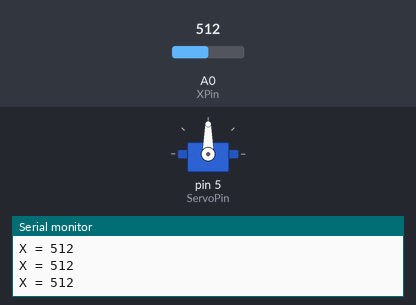
This sketch was run on a simulated Arduino Uno, built with avr-gcc and run on an emulated ATmega328P. Shown: servo, the last lines printed to the serial monitor. The inputs (shaded band) are chosen by the test bench; at power-on: A0 (XPin) = 512.

Above: at 1.2 s.
1.3 s: A0 (XPin) set to 989
At 2.4 s:
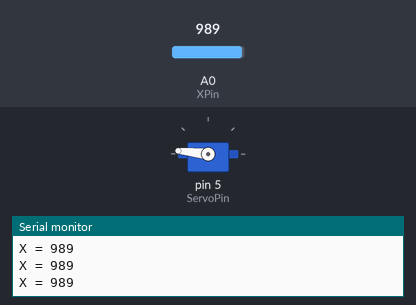
2.8 s: A0 (XPin) set to 1015
At 3.4 s:
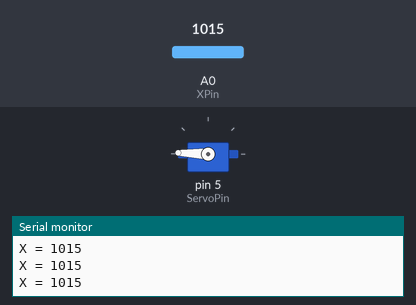
4.3 s: A0 (XPin) set to 11
At 5.5 s:
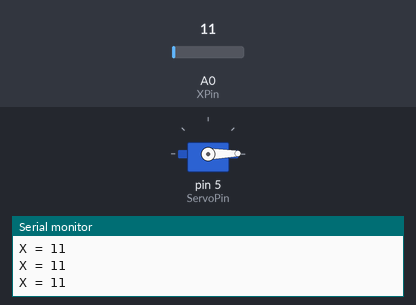
5.8 s: A0 (XPin) set to 8
7.3 s: A0 (XPin) set to 122
At 7.9 s:
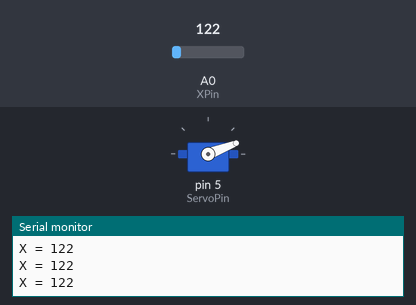
8.8 s: A0 (XPin) set to 1023
At 9.3 s:
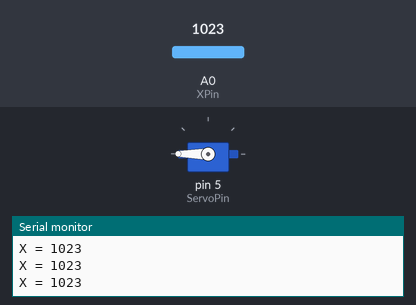
Timing chart, 0 to 11.3 s (numbered marks = the images above; inputs shaded):
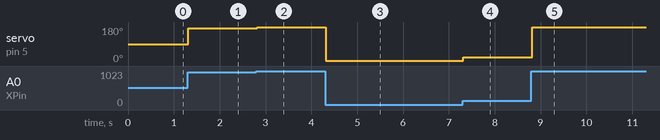

Measured:
- after the input at 1.3 s, servo on pin 5 (ServoPin): 90° → 174° at once
- after the input at 2.8 s, servo on pin 5 (ServoPin): 174° → 178° at once
- after the input at 4.3 s, servo on pin 5 (ServoPin): 178° → 1° at once
- after the input at 7.3 s, servo on pin 5 (ServoPin): 1° → 21° at once
- after the input at 8.8 s, servo on pin 5 (ServoPin): 21° → 180° at once

The sketch:

ServoJoystick.ino
```cpp
//Simple program to operate a servo motor using a joystick.

#include <Servo.h> //Include Servo library

//Servo parameters
int ServoPin = 5;
float ServoPos=0;
Servo mySer;


//Joystick parameters
int XPin = A0;
int VRX;


void setup() {
  // put your setup code here, to run once:

//Setting up pin, servo and serial monitor.
pinMode(XPin,INPUT);
Serial.begin(9600);
mySer.attach(ServoPin);
}

void loop() {
  // put your main code here, to run repeatedly:

//Analog reading joystick x-axis value
VRX = analogRead(XPin);

//Printing joystick value
Serial.print("X = ");
Serial.println(VRX);

//Simple linear relation between joystick VRX and ServoPosition. 0=>0 , 180=>1023
ServoPos = (180./1023.)*VRX;

//Writing the ServoPos into servo motor after conversion
mySer.write(ServoPos);


}
```
